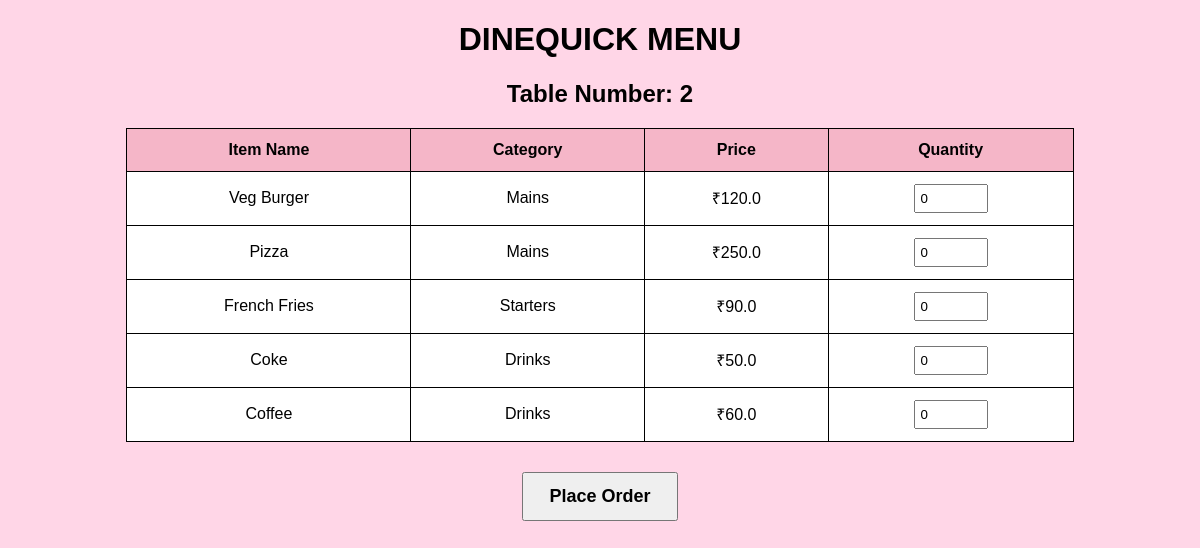
The page /menu?table_no=2 on the database its author committed.
### tables this page shows
CREATE TABLE menu(
        id INTEGER PRIMARY KEY AUTOINCREMENT,
        name TEXT,
        category TEXT,
        price REAL,
        available INTEGER
    );

### app.py (the view)
@app.route("/menu")
def menu():
    table_no = request.args.get("table_no")
    conn = get_db()
    items = conn.execute(
        "SELECT * FROM menu WHERE available=1"
    ).fetchall()
    conn.close()
    return render_template(
        "menu.html",
        items=items,
        table_no=table_no
    )

### app.py (called while the page is built)
def get_db():
    conn = sqlite3.connect(DATABASE)
    conn.row_factory = sqlite3.Row
    return conn

### templates/menu.html (shortened to what this page needs)
<!DOCTYPE html>
<html>
<head>
</head>
<body>
<h1>DINEQUICK MENU</h1>
<h2>Table Number: {{ table_no }}</h2>
<form method="POST" action="/place_order">
    <table>
        <tr>
            <th>Item Name</th>
            <th>Category</th>
            <th>Price</th>
            <th>Quantity</th>
        </tr>
        {% for item in items %}
        <tr>
            <td>{{ item.name }}</td>
            <td>{{ item.category }}</td>
            <td>₹{{ item.price }}</td>
            <td>
                <input
                    type="number"
                    name="qty_{{ item.id }}"
                    value="0"
                    min="0">
            </td>
        </tr>
        {% endfor %}
    </table>
    <button class="btn" type="submit">
        Place Order
    </button>
</form>
</body>
</html>

### templates/menu.html (style rules this page uses)
body { background-color:#ffd6e7; font-family:Arial; }
h1 { text-align:center; color:black; }
h2 { text-align:center; }
table { width:80%; margin:auto; border-collapse:collapse; background:white; }
th,td { border:1px solid black; padding:12px; text-align:center; }
th { background-color:#f5b6c8; }
input[type="number"] { width:60px; padding:5px; }
.btn { display:block; margin:30px auto; padding:12px 25px; font-size:18px; font-weight:bold; }

### rows shown on the page
menu: name "Veg Burger", category "Mains", price "120.0"
menu: name "Pizza", category "Mains", price "250.0"
menu: name "French Fries", category "Starters", price "90.0"
menu: name "Coke", category "Drinks", price "50.0"
menu: name "Coffee", category "Drinks", price "60.0"

### other values the page prints
{{ table_no }} "2"
